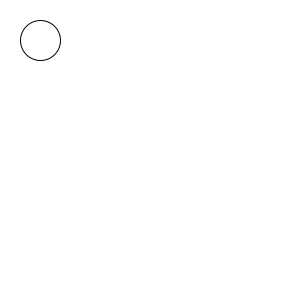
Frame 1 (no input)
Frame 60 (the mouse pressed at the canvas centre just before this capture): identical to frame 1, image omitted
Frame 120 (the mouse held since frame 60 and released just before this capture): identical to frame 1, image omitted

The Processing sketch that drew this single still picture (run headless with seeded random() and noise(); from frame 60 on, the mouse is pressed at the canvas centre):

// Processing sketch: slippery_dot
// ── slippery_dot.pde

 // Make a slippery dot. When you click on the dot it will slide to a new location.

 
 // 1. Create three integer variables to represent the x, y, and the size of the ellipse
       int x = 40;
       int y = 40; 
       int size = 40; 
    void setup() {
      // 2. Set the size of your sketch
    size(300, 300); 
    }
    
    void draw() {
     
      // 3. Set the background color of your sketch
      background(#FFFFFF);
      // 4. Draw an ellipse using the variables created at the top of the sketch for the location and size of your ellipse. 
      //    Make sure it fits in the window. Change the variables if it does not.
    ellipse(x, y, size, size); 
    
    }
    
    /******** This method gets called automatically when you press the mouse ************/
    void mousePressed() {
      //5. Create an integer variable called distance
      int distance = getDistanceFromMouse(x,y); 
      //6. The getDistanceFromMouse() method below returns a number.
      //   Set the value of your distance variable to the value returned by the getDistance method
      //   You will need to pass the x and y location of your ellipse to this method.
        
          if(distance<20) {
      //7.  Use an if statement to check if your distance variable is < the radius of the ellipse
      //    If it is, make a new x AND y for the ellipse, for a new random location on the window
      //    Hint: Use code like this      x = (int) random(width);
         x = (int) random(width); y = (int) random(height); 
          }
    }
    
    /********  This method gives you the number of pixels between the mouse and the x,y point ***********/
    int getDistanceFromMouse(int x, int y) {
      return (int)Math.sqrt(Math.pow((mouseX-x),2) + Math.pow((mouseY-y),2));
    }
